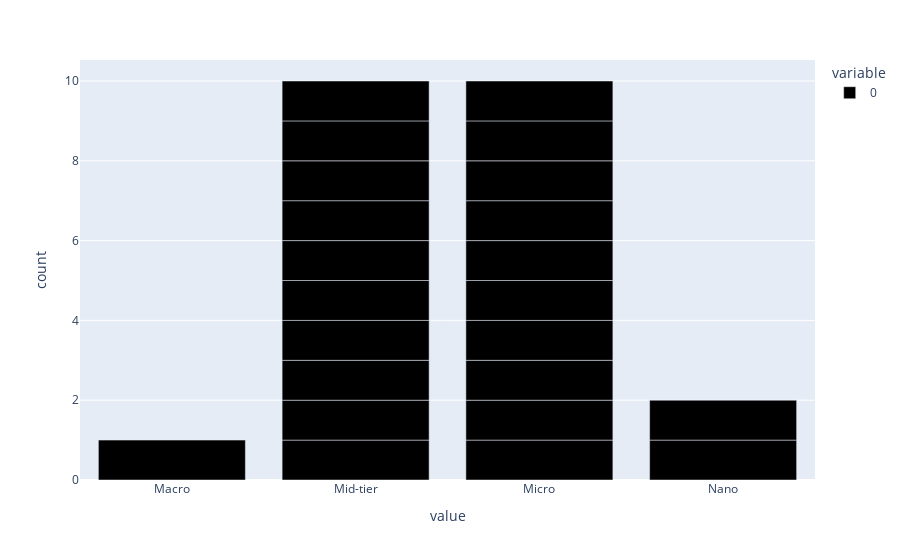

Notebook code cell kept with this figure:
### Code cell
tier_pie = px.bar(df['tier'].values, color_discrete_sequence= px.colors.sequential.gray)
tier_pie

### Figure 1 — Plotly figure (JSON) as saved in the notebook; plotly's stock layout.template omitted (floating-point values rounded to 4 significant figures)
{"data": [{"alignmentgroup": "True", "hovertemplate": "variable=0<br>value=%{x}<br>count=%{y}<extra></extra>", "legendgroup": "0", "marker": {"color": "rgb(0, 0, 0)", "pattern": {"shape": ""}}, "name": "0", "offsetgroup": "0", "orientation": "v", "showlegend": true, "textposition": "auto", "type": "bar", "x": ["Macro", "Mid-tier", "Mid-tier", "Micro", "Micro", "Mid-tier", "Micro", "Mid-tier", "Micro", "Micro", "Mid-tier", "Mid-tier", "Micro", "Micro", "Nano", "Mid-tier", "Micro", "Mid-tier", "Nano", "Mid-tier", "Mid-tier", "Micro", "Micro"], "xaxis": "x", "y": [1, 1, 1, 1, 1, 1, 1, 1, 1, 1, 1, 1, 1, 1, 1, 1, 1, 1, 1, 1, 1, 1, 1], "yaxis": "y"}], "layout": {"barmode": "relative", "legend": {"title": {"text": "variable"}, "tracegroupgap": 0}, "margin": {"t": 60}, "xaxis": {"anchor": "y", "domain": [0, 1], "title": {"text": "value"}}, "yaxis": {"anchor": "x", "domain": [0, 1], "title": {"text": "count"}}}}
